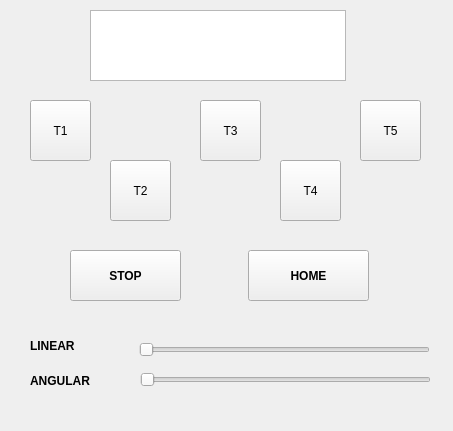
<?xml version="1.0" encoding="UTF-8"?>
<ui version="4.0">
 <class>Form</class>
 <widget class="QWidget" name="Form">
  <property name="geometry">
   <rect>
    <x>0</x>
    <y>0</y>
    <width>453</width>
    <height>431</height>
   </rect>
  </property>
  <property name="windowTitle">
   <string>Form</string>
  </property>
  <widget class="QTextBrowser" name="textBrowser">
   <property name="geometry">
    <rect>
     <x>90</x>
     <y>10</y>
     <width>256</width>
     <height>71</height>
    </rect>
   </property>
  </widget>
  <widget class="QPushButton" name="t1">
   <property name="geometry">
    <rect>
     <x>30</x>
     <y>100</y>
     <width>61</width>
     <height>61</height>
    </rect>
   </property>
   <property name="minimumSize">
    <size>
     <width>60</width>
     <height>60</height>
    </size>
   </property>
   <property name="maximumSize">
    <size>
     <width>100</width>
     <height>100</height>
    </size>
   </property>
   <property name="text">
    <string>T1</string>
   </property>
  </widget>
  <widget class="QPushButton" name="t2">
   <property name="geometry">
    <rect>
     <x>110</x>
     <y>160</y>
     <width>61</width>
     <height>61</height>
    </rect>
   </property>
   <property name="text">
    <string>T2</string>
   </property>
  </widget>
  <widget class="QPushButton" name="t3">
   <property name="geometry">
    <rect>
     <x>200</x>
     <y>100</y>
     <width>61</width>
     <height>61</height>
    </rect>
   </property>
   <property name="minimumSize">
    <size>
     <width>61</width>
     <height>61</height>
    </size>
   </property>
   <property name="text">
    <string>T3</string>
   </property>
  </widget>
  <widget class="QPushButton" name="t4">
   <property name="geometry">
    <rect>
     <x>280</x>
     <y>160</y>
     <width>61</width>
     <height>61</height>
    </rect>
   </property>
   <property name="text">
    <string>T4</string>
   </property>
  </widget>
  <widget class="QPushButton" name="t5">
   <property name="geometry">
    <rect>
     <x>360</x>
     <y>100</y>
     <width>61</width>
     <height>61</height>
    </rect>
   </property>
   <property name="text">
    <string>T5</string>
   </property>
  </widget>
  <widget class="QPushButton" name="stop">
   <property name="geometry">
    <rect>
     <x>70</x>
     <y>250</y>
     <width>111</width>
     <height>51</height>
    </rect>
   </property>
   <property name="font">
    <font>
     <weight>75</weight>
     <bold>true</bold>
    </font>
   </property>
   <property name="text">
    <string>STOP</string>
   </property>
  </widget>
  <widget class="QPushButton" name="home">
   <property name="geometry">
    <rect>
     <x>248</x>
     <y>250</y>
     <width>121</width>
     <height>51</height>
    </rect>
   </property>
   <property name="font">
    <font>
     <weight>75</weight>
     <bold>true</bold>
    </font>
   </property>
   <property name="text">
    <string>HOME</string>
   </property>
  </widget>
  <widget class="QSlider" name="horizontalSlider">
   <property name="geometry">
    <rect>
     <x>139</x>
     <y>340</y>
     <width>291</width>
     <height>20</height>
    </rect>
   </property>
   <property name="orientation">
    <enum>Qt::Horizontal</enum>
   </property>
  </widget>
  <widget class="QSlider" name="horizontalSlider_2">
   <property name="geometry">
    <rect>
     <x>140</x>
     <y>370</y>
     <width>291</width>
     <height>20</height>
    </rect>
   </property>
   <property name="orientation">
    <enum>Qt::Horizontal</enum>
   </property>
  </widget>
  <widget class="QLabel" name="linear">
   <property name="geometry">
    <rect>
     <x>30</x>
     <y>330</y>
     <width>81</width>
     <height>31</height>
    </rect>
   </property>
   <property name="font">
    <font>
     <weight>75</weight>
     <bold>true</bold>
    </font>
   </property>
   <property name="text">
    <string>LINEAR</string>
   </property>
  </widget>
  <widget class="QLabel" name="angular">
   <property name="geometry">
    <rect>
     <x>30</x>
     <y>370</y>
     <width>81</width>
     <height>21</height>
    </rect>
   </property>
   <property name="font">
    <font>
     <weight>75</weight>
     <bold>true</bold>
    </font>
   </property>
   <property name="text">
    <string>ANGULAR</string>
   </property>
  </widget>
 </widget>
 <resources/>
 <connections/>
</ui>
